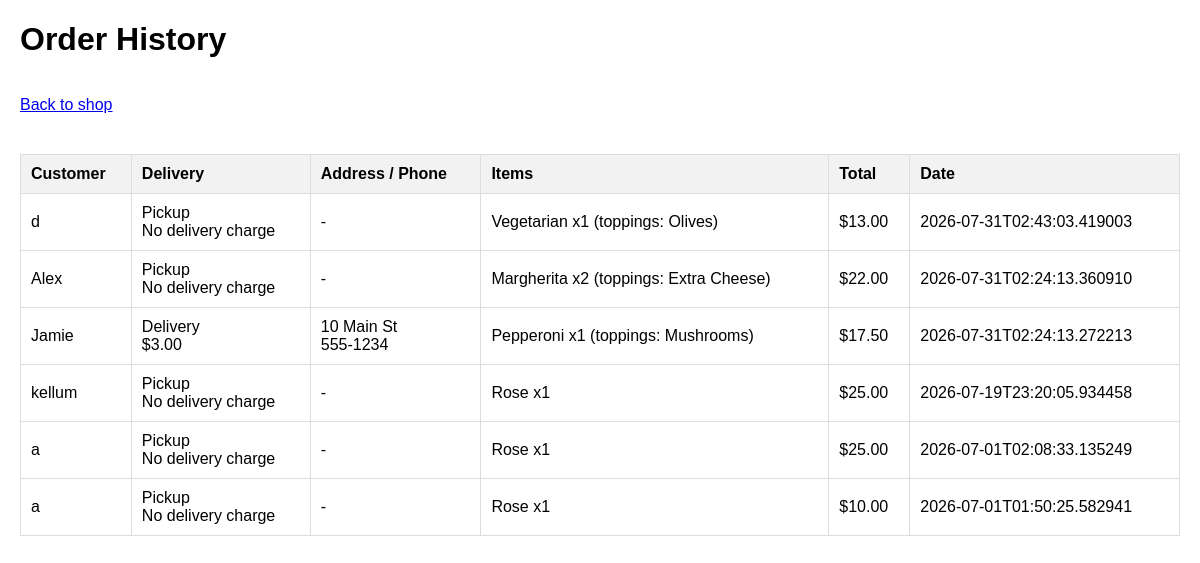
The page /orders on the database as committed earlier.
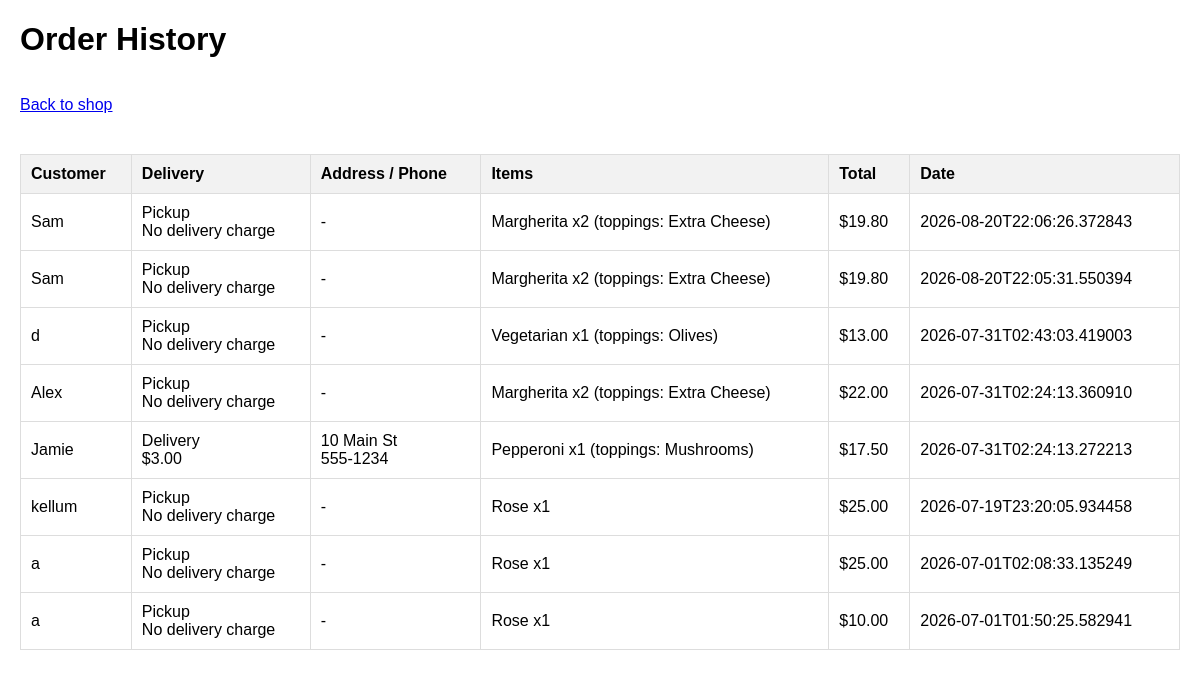
The same page on the database as committed later.
### tables this page shows
CREATE TABLE orders (
                id INTEGER PRIMARY KEY AUTOINCREMENT,
                customer_name TEXT NOT NULL,
                items TEXT NOT NULL,
                total REAL NOT NULL,
                created_at TEXT
            , delivery_method TEXT, address TEXT, phone_number TEXT, delivery_charge REAL);

### app.py (the view)
@app.route('/orders')
def orders():
    conn = get_db_connection()
    rows = conn.execute(
        'SELECT id, customer_name, items, total, delivery_method, address, phone_number, delivery_charge, created_at FROM orders ORDER BY created_at DESC'
    ).fetchall()
    conn.close()
    parsed_orders = []
    for row in rows:
        try:
            items = json.loads(row['items'])
        except (TypeError, json.JSONDecodeError):
            items = {}
        parsed_orders.append({
            'id': row['id'],
            'customer_name': row['customer_name'],
            'items': items,
            'total': row['total'],
            'delivery_method': row['delivery_method'],
            'address': row['address'],
            'phone_number': row['phone_number'],
            'delivery_charge': row['delivery_charge'],
            'created_at': row['created_at']
        })
    return render_template('orders.html', orders=parsed_orders)

### app.py (called while the page is built)
def get_db_connection():
    conn = sqlite3.connect(DB_PATH)
    conn.row_factory = sqlite3.Row
    return conn

### templates/orders.html (shortened to what this page needs)
<!DOCTYPE html>
<html lang="en">
<head>
</head>
<body>
    <h1>Order History</h1>
    <p class="back-link"><a href="{{ url_for('home') }}">Back to shop</a></p>
    {% if orders %}
        <table>
            <thead>
                <tr>
                    <th>Customer</th>
                    <th>Delivery</th>
                    <th>Address / Phone</th>
                    <th>Items</th>
                    <th>Total</th>
                    <th>Date</th>
                </tr>
            </thead>
            <tbody>
                {% for order in orders %}
                    <tr>
                        <td>{{ order.customer_name }}</td>
                        <td>
                            {% if order.delivery_method == 'delivery' %}
                                Delivery<br>${{ "%.2f"|format(order.delivery_charge or 0) }}
                            {% else %}
                                Pickup<br>No delivery charge
                            {% endif %}
                        </td>
                        <td>
                            {% if order.address %}
                                {{ order.address }}<br>{{ order.phone_number }}
                            {% else %}
                                -
                            {% endif %}
                        </td>
                        <td>
                            {% set order_items = order.get('items', {}) %}
                            {% for pizza, details in order_items.items() %}
                                {{ pizza }} x{{ details['quantity'] }}
                                {% set toppings = details.get('toppings', []) %}
                                {% if toppings %}
                                    (toppings: {{ toppings | join(', ') }})
                                {% endif %}<br>
                            {% endfor %}
                        </td>
                        <td>${{ "%.2f"|format(order['total']) }}</td>
                        <td>{{ order.created_at }}</td>
                    </tr>
                {% endfor %}
            </tbody>
        </table>
    {% else %}
        <p>No orders yet.</p>
    {% endif %}
</body>
</html>

### templates/orders.html (style rules this page uses)
body { font-family: Arial, sans-serif; margin: 20px; }
table { border-collapse: collapse; width: 100%; margin-top: 20px; }
th, td { border: 1px solid #ddd; padding: 10px; text-align: left; }
th { background-color: #f2f2f2; }
.back-link { margin-bottom: 20px; display: inline-block; }

Rows that differ between the two databases and show on the page:
added orders: customer_name "Sam", delivery_method "Pickup", order_items "Margherita", quantity "2", toppings "Extra Cheese", total "19.80", created_at "2026-08-20T22:06:26.372843"
added orders: customer_name "Sam", delivery_method "Pickup", order_items "Margherita", quantity "2", toppings "Extra Cheese", total "19.80", created_at "2026-08-20T22:05:31.550394"
